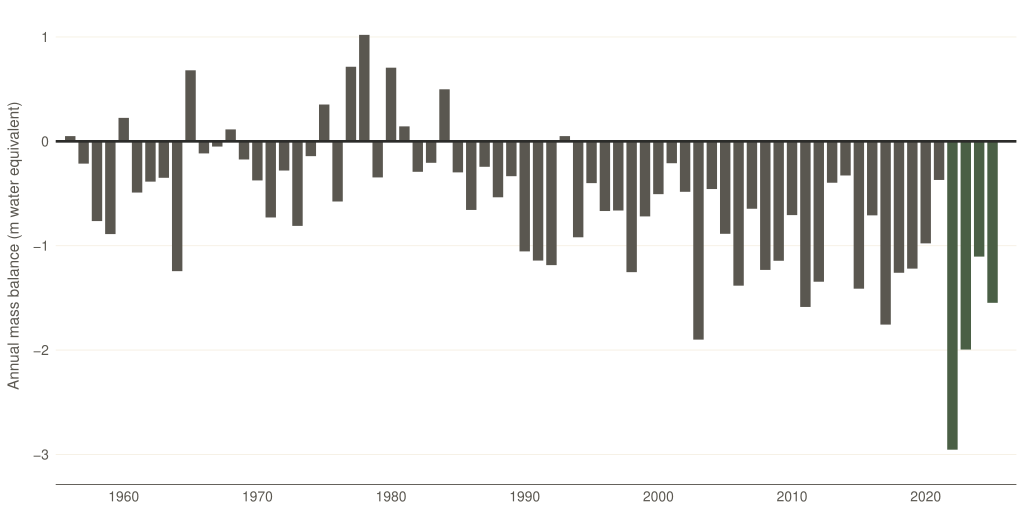

Write R code to recreate this figure.
# Task 4 v1 — Swiss glacier annual mass balance, 1956-2025.
# Story: the past four years (2022-2025) lost more ice than the entire
#   34-year period 1956-1989 (−7.6 vs −6.0 m water equivalent).
#
# Aggregation: area-weighted mean of glacier-wide annual mass balance across all
# monitored glaciers each hydrological year. Restricted to 1956+ where >= 10
# glaciers are continuously observed.
#
# Source: GLAMOS (2025). Swiss Glacier Mass Balance, release 2025,
#   Glacier Monitoring Switzerland, doi:10.18750/massbalance.2025.r2025.

setwd("/Users/alexanderweber/Documents/hsg/6_semester/data_visualization_with_ai")

suppressPackageStartupMessages({
  library(dplyr)
  library(tidyr)
  library(readr)
  library(ggplot2)
})

source("design_system.R")

# Same fallback as task_02: cairo + Google Fonts unavailable on this machine,
# fall back to PDF-native sans (Helvetica).
chart_family <- ""

# Header at line 7, units rows at 8-9, data starts at line 10. Skip all header
# rows and assign column names manually.
mb_cols <- c(
  "glacier", "glacier_id",
  "date_start", "date_end_winter", "date_end",
  "Bw_mm_we", "Bs_mm_we", "Ba_mm_we",
  "ELA", "AAR", "area_km2", "h_min", "h_max", "observer"
)

raw <- read_csv(
  "data/task_04/massbalance_fixdate.csv",
  skip = 9,
  col_names = mb_cols,
  show_col_types = FALSE,
  na = c("", "NA")
)

mb <- raw %>%
  mutate(
    hydro_year = as.integer(format(as.Date(date_end), "%Y")),
    Ba_m_we    = as.numeric(Ba_mm_we) / 1000,
    area_km2   = as.numeric(area_km2)
  ) %>%
  filter(!is.na(Ba_m_we), !is.na(area_km2), area_km2 > 0)

# Area-weighted Swiss reference-glacier mean per year
swiss <- mb %>%
  group_by(hydro_year) %>%
  summarise(
    n_glaciers = n(),
    Ba_m_we    = sum(Ba_m_we * area_km2) / sum(area_km2),
    .groups    = "drop"
  ) %>%
  filter(n_glaciers >= 10, hydro_year >= 1956, hydro_year <= 2025) %>%
  arrange(hydro_year)

cat("Swiss-wide aggregate, recent years (sanity check vs GLAMOS published):\n")
swiss %>% filter(hydro_year >= 2020) %>% print()
cat("\n5 most-negative years across the series:\n")
swiss %>% arrange(Ba_m_we) %>% head(5) %>% print()

# Highlight the past four hydrological years (2022-2025)
swiss <- swiss %>%
  mutate(highlight = hydro_year >= 2022)

# Minimum visible bar height — three years had near-zero mass balance
# (1956: +0.004, 1967: -0.0001, 1993: +0.007 m w.e.) that would render as
# invisible gaps. We render them at the minimum visible height (preserving
# the sign of the original measurement) to guarantee every year produces a
# visible bar. Disclosed in the Quarto caption. This affects 3 of 70 bars.
min_visible <- 0.05
swiss <- swiss %>%
  mutate(
    Ba_plot = case_when(
      abs(Ba_m_we) >= min_visible ~ Ba_m_we,
      Ba_m_we >= 0                ~  min_visible,
      TRUE                        ~ -min_visible
    )
  )

# Bracket the recent vs historical period for a comparison annotation
recent_sum <- sum(swiss %>% filter(hydro_year >= 2022) %>% pull(Ba_m_we))
hist_sum   <- sum(swiss %>% filter(hydro_year <= 1989) %>% pull(Ba_m_we))
cat(sprintf("\nSum 2022-2025 (4 yrs):   %.2f m w.e.\n", recent_sum))
cat(sprintf("Sum 1956-1989 (34 yrs): %.2f m w.e.\n", hist_sum))

# Plot. A thickened zero baseline ensures the three near-zero years
# (1956: +0.004, 1967: -0.0001, 1993: +0.007 m w.e.) visibly sit on a
# continuous line rather than reading as gaps between neighbouring bars.
p <- ggplot(swiss, aes(x = hydro_year, y = Ba_plot, fill = highlight)) +
  geom_col(width = 0.78) +
  geom_hline(yintercept = 0, color = pg_palette$onyx, linewidth = 0.9) +
  scale_fill_manual(
    values = c(`FALSE` = pg_palette$alloy, `TRUE` = pg_palette$heritage_red),
    guide  = "none"
  ) +
  scale_x_continuous(
    breaks = seq(1960, 2025, 10),
    expand = expansion(mult = c(0.01, 0.02))
  ) +
  scale_y_continuous(
    breaks = seq(-3, 1, 1),
    limits = c(-3.2, 1.2),
    expand = expansion(mult = c(0.02, 0.02))
  ) +
  labs(
    x = NULL,
    y = "Annual mass balance (m water equivalent)"
  ) +
  theme_pg(base_family = chart_family)

out_pdf <- "iterations/task_04/v1/glacier_mass_balance_v1.pdf"
ggsave(out_pdf, p, width = 26, height = 13, units = "cm", device = "pdf")
cat("Saved:", out_pdf, "\n")
